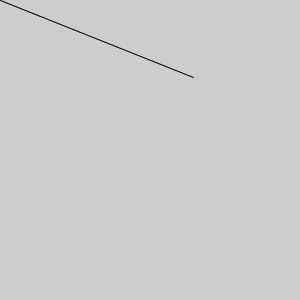
Frame 1 (no input)
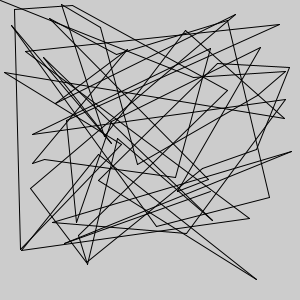
Frame 60 (the mouse pressed at the canvas centre just before this capture)
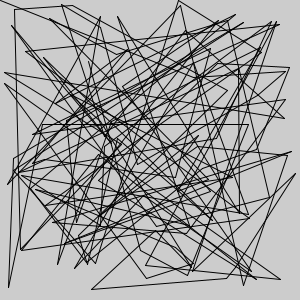
Frame 120 (the mouse held since frame 60 and released just before this capture)

The Processing sketch that drew these frames (run headless with seeded random() and noise(); from frame 60 on, the mouse is pressed at the canvas centre):

// Processing sketch: Lineas
// ── Lineas.pde
int x1, x2, y1, y2; 

void setup(){
  size(300, 300);
}

void draw(){
  x2 = x1;
  y2 = y1;
  x1 = int(random(width));
  y1 = int(random(height));
  line(x1, y1, x2, y2);
}
